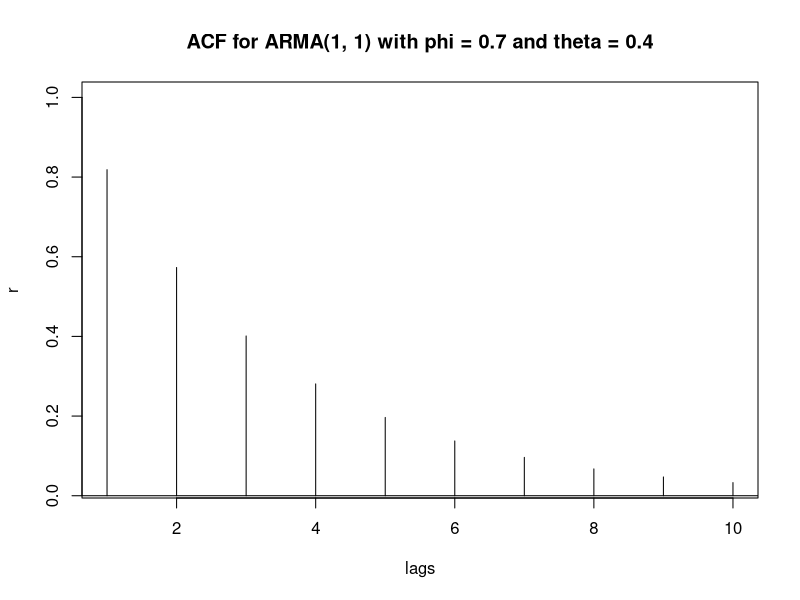
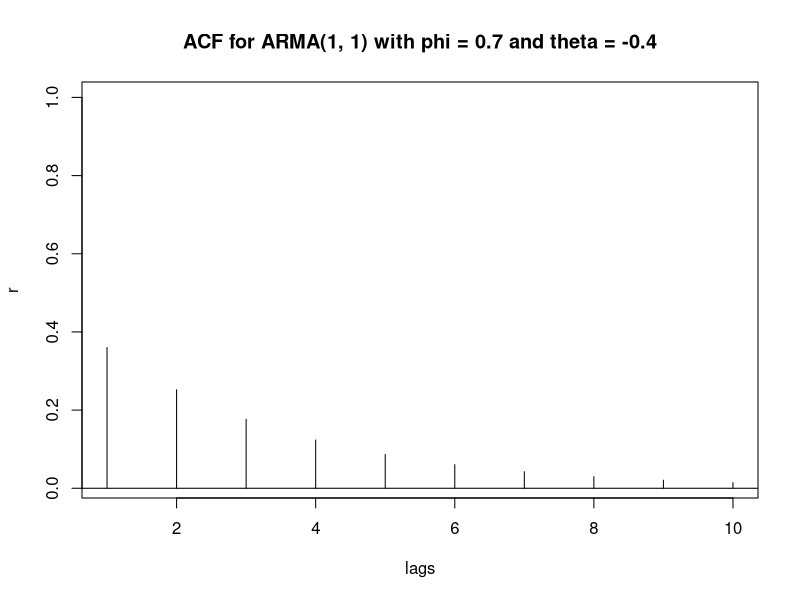
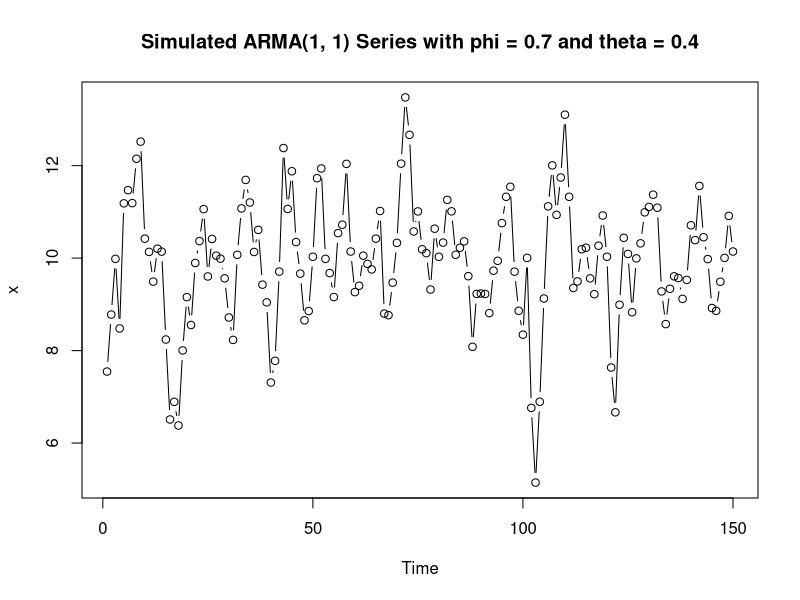
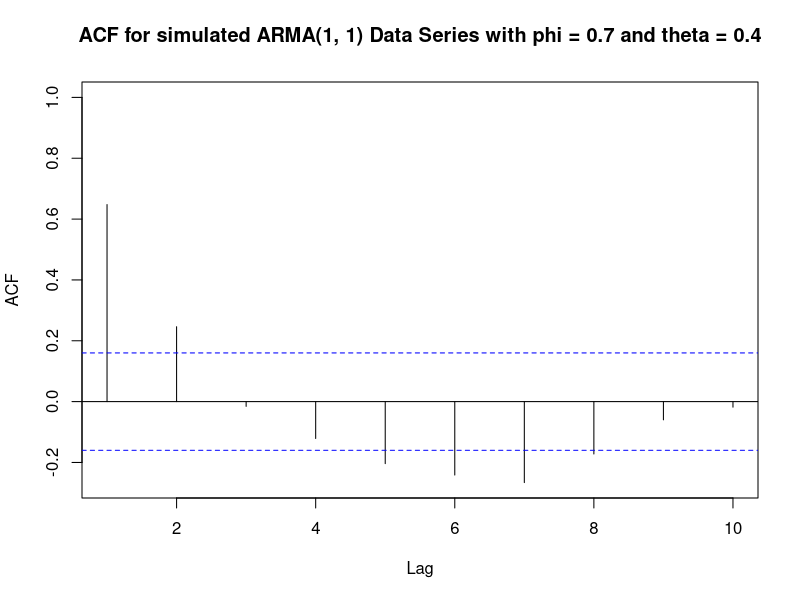
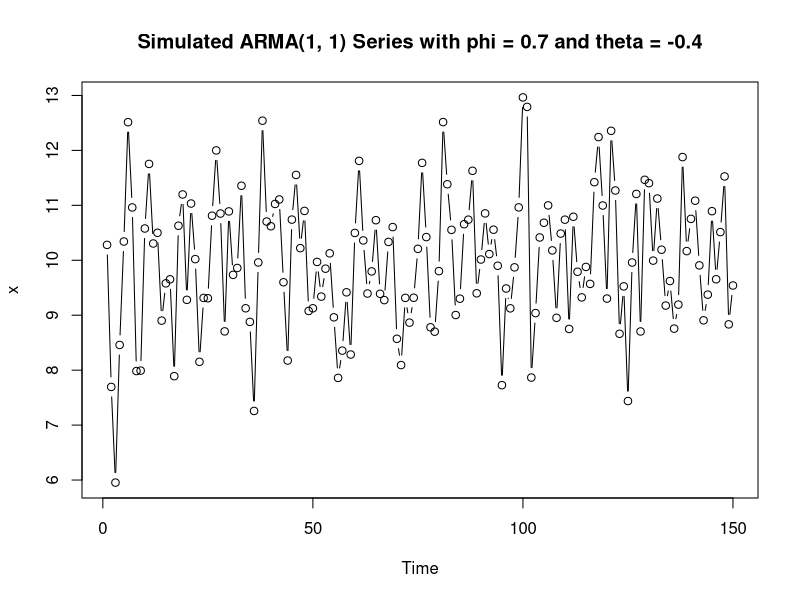
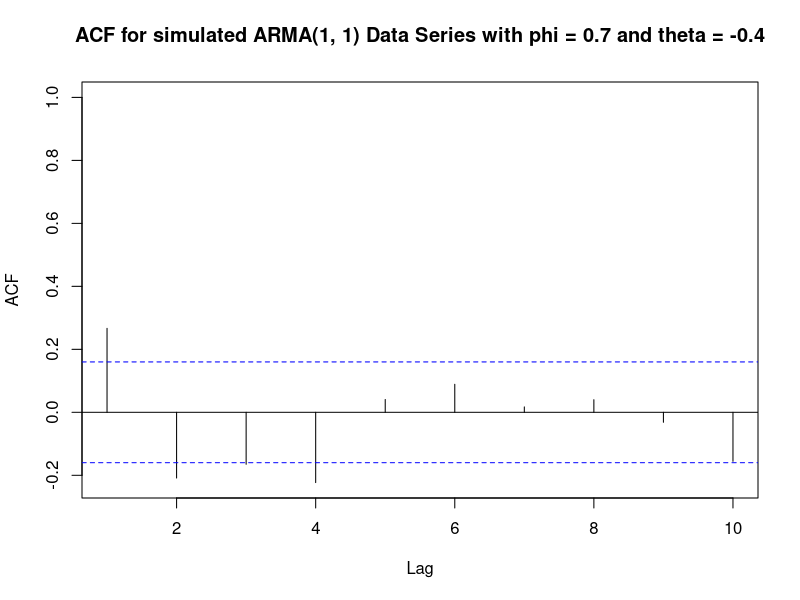
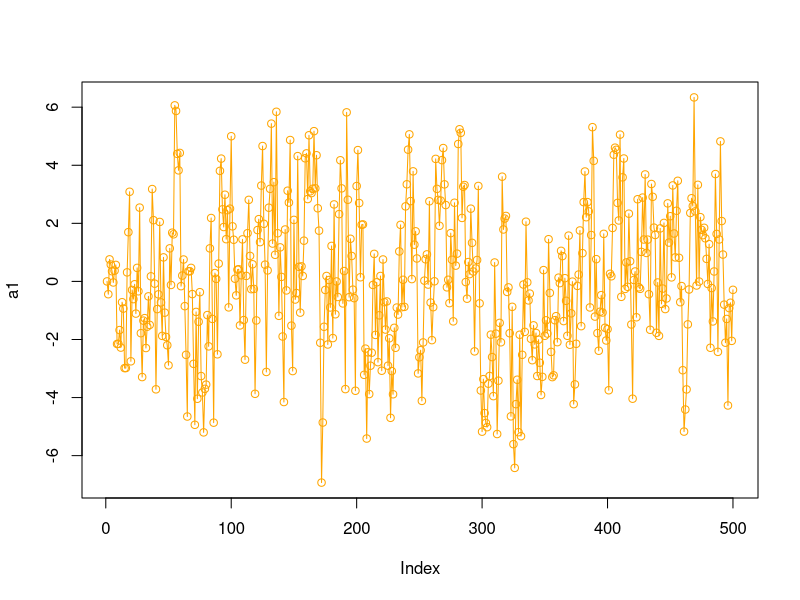
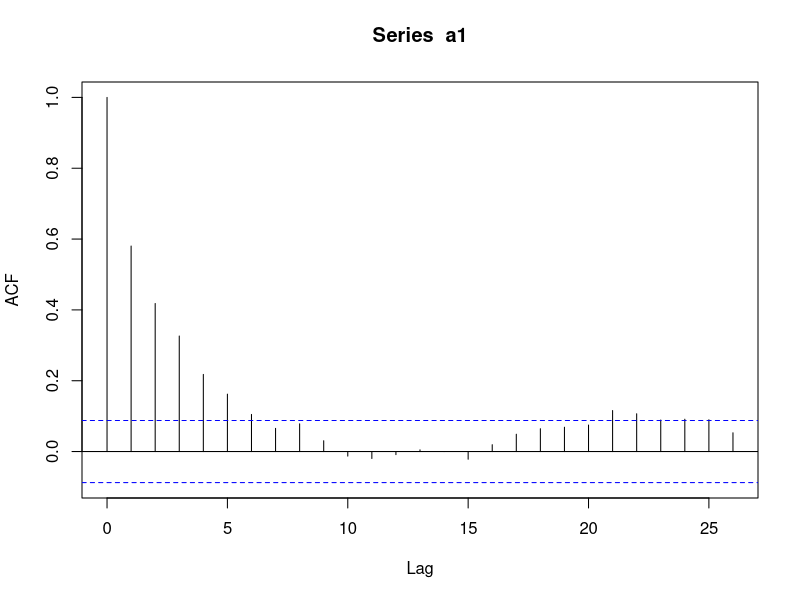

R code for these plots, in order:
## ---- chunk 1
acfma2=ARMAacf(ar=0.7, ma=0.4, lag.max=10) # 10 lags of ACF for ARMA(1, 1) with phi = 0.7 and theta = 0.4
acfma2
## ---- chunk 2
lags=0:10                       #creates a variable named lags that ranges from 0 to 10.
plot(lags,acfma2,xlim=c(1,10), ylab="r",type="h", main = "ACF for ARMA(1, 1) with phi = 0.7 and theta = 0.4")
abline(h=0)                     #adds a horizontal axis to the plot
## ---- chunk 3
acfma2=ARMAacf(ar=0.7, ma=-0.4, lag.max=10) # 10 lags of ACF for ARMA(1, 1) with phi = 0.7 and theta = -0.4
acfma2
## ---- chunk 4
lags=0:10                       #creates a variable named lags that ranges from 0 to 10.
plot(lags,acfma2,xlim=c(1,10), ylab="r",type="h", main = "ACF for ARMA(1, 1) with phi = 0.7 and theta = -0.4")
abline(h=0)                     #adds a horizontal axis to the plot
## ---- chunk 5
### a) phi = 0.7 and theta = 0.4
xc=arima.sim(n=150, list(ma=c(0.7,0.4)))
x=xc+10               # adds 10 to make mean = 10. Simulation defaults to mean = 0.
plot(x, type="b", main = "Simulated ARMA(1, 1) Series with phi = 0.7 and theta = 0.4")
## ---- chunk 6
acf(x, xlim=c(1,10), main="ACF for simulated ARMA(1, 1) Data Series with phi = 0.7 and theta = 0.4")

## ---- chunk 7
### b) phi = 0.7 and theta = -0.4
xc=arima.sim(n=150, list(ma=c(0.7,-0.4)))
x=xc+10               # adds 10 to make mean = 10. Simulation defaults to mean = 0.
plot(x, type="b", main = "Simulated ARMA(1, 1) Series with phi = 0.7 and theta = -0.4")
## ---- chunk 8
acf(x, xlim=c(1,10), main="ACF for simulated ARMA(1, 1) Data Series with phi = 0.7 and theta = -0.4")

## ---- chunk 9
a1 <- list();        # created a1 list
a1 <- append(a1,0)
a1
## ---- chunk 10
noise <- rnorm(5000) #simulates random variate having a specified normal distribution.
noise[1:10]
## ---- chunk 11
for (i in 2:500){
  a1 <- append(a1, (a1[[i-1]]*.7 + noise[i]) + (noise[i] - .4*noise[i-1]));
}
a1 <- unlist(a1)   # unlist function used to convert a list to vector
plot(a1, type="o", col="orange")
## ---- chunk 12
acf(a1)
## ---- chunk 13
a2 <- list();
a2 <- append(a2,0)
for (i in 2:500){
  a2 <- append(a2,(a2[[i-1]]*.7 + noise[i]) + (noise[i] - (-.4*noise[i-1])));
}
a2 <- unlist(a2)
plot(a2, type="o", col="orange")
## ---- chunk 14
acf(a2)
## ---- chunk 15
rm(list=ls())
options(width=200)
# install if not present
#install.packages("astsa")
## ---- chunk 16
#library(astsa)
cat(" Investigate ARMA models\n\n", "Last modification:",date(),'\n')
## ---- chunk 17
#  (a) ARMA(1,1) with φ = 0.7 and θ = 0.4.
ARMA11 <- arima.sim(model=list(ar=.7,ma=.4),n=150)
#ARMA01 <- arima.sim(model=list(ma=.7),n=150)
#ARMA10 <- arima.sim(model=list(ar=.4),n=150)
plot(ARMA11, type="o", col="orange")
## ---- chunk 18
#
# compute ACF for 
#
ARMA11.acf <- acf(ARMA11,plot=F)
#ARMA01.acf <- acf(ARMA01,plot=F)
#ARMA10.acf <- acf(ARMA10,plot=F)
#
# compute theoretical ACFs for all models
#
acf.11 <- ARMAacf(ar=.7,ma=.4,lag.max=20)     ## Example from Brockwell & Davis
#acf.01 <- ARMAacf(ma=.7,lag.max=20)
#acf.10 <- ARMAacf(ar=.4,lag.max=20)
#
# plot against each other
#
plot(ARMA11.acf)
#lines(ARMA11.acf$lag,acf.11)
## ---- chunk 19
#  (b) ARMA(1,1) with φ = 0.7 and θ = -0.4.
ARMA11 <- arima.sim(model=list(ar=.7,ma=-.4),n=150)
plot(ARMA11, type="o", col="orange")
## ---- chunk 20
# compute ACF for 
ARMA11.acf <- acf(ARMA11,plot=F)
# compute theoretical ACFs for all models
acf.11 <- ARMAacf(ar=.7,ma=-.4,lag.max=20)
# plot against each other
plot(ARMA11.acf)
